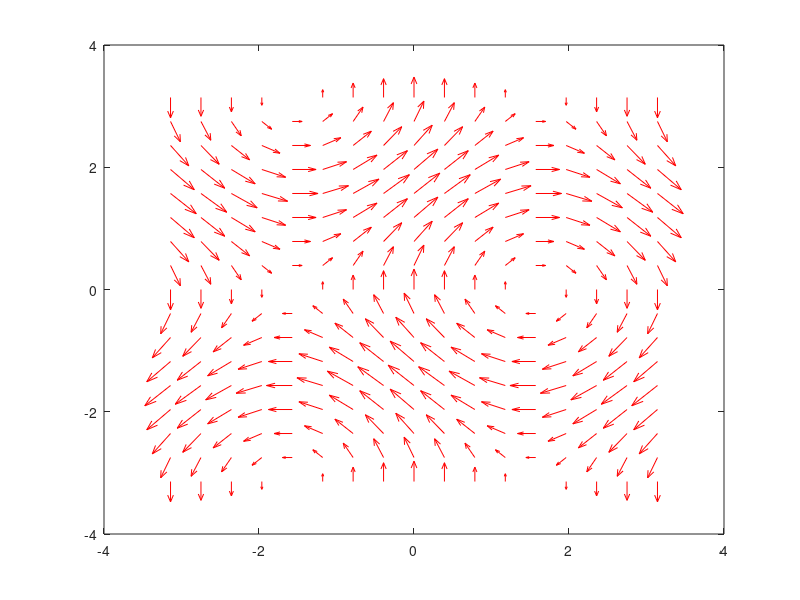

Write the MATLAB code that produced this figure.
% % Sample data for kinetic energy (KE) and potential energy (PE)
% t = linspace(0, 10, 100); % time vector
% KE = 100 + 50*sin(t);     % kinetic energy
% PE = 500 + 50*cos(t);     % potential energy
% 
% % Shift KE data up by an offset to bring it close to PE
% offset = 400; % Offset value to align the ranges visually
% KE_shifted = KE + offset;
% 
% % Plot both curves on the same axes
% figure;
% plot(t, KE_shifted, 'b', 'LineWidth', 1.5); hold on;
% plot(t, PE, 'r', 'LineWidth', 1.5);
% 
% % Customize y-axis to indicate the offset
% yticks([500, 600, 500 + offset, 600 + offset]); % Custom y-ticks for KE and PE ranges
% yticklabels({'500', '600', '100', '200'}); % Set labels to reflect original values
% 
% % Add labels and title
% xlabel('Time (s)');
% ylabel('Energy');
% title('Kinetic and Potential Energy vs Time with Adjusted Y-axis');
% 
% % Optional: Add break lines on y-axis to show the "kink" or break
% line([0, 0.5], [500, 500 + offset], 'Color', 'k', 'LineStyle', '--'); % Left break line
% line([10, 9.5], [600, 600 + offset], 'Color', 'k', 'LineStyle', '--'); % Right break line
% 
% legend('Kinetic Energy (shifted)', 'Potential Energy');

% 
% x = linspace(-1, 1, 100);
% y = linspace(0, 3, 100);
% 
% % Preallocate the cell array
% coordinates = cell(length(y), length(x));
% 
% % Store the coordinate pairs
% for i = 1:length(x)
%     for j = 1:length(y)
%         coordinates{j, i} = [x(i), y(j)];
%     end
% end
% 
% check = coordinates

% % Define start points
% X = [0, 1, 2, 3];
% Y = [0, 1, 0, 1];
% 
% % Define end points (arbitrary)
% X_end = [1, 2, 3, 4];
% Y_end = [0.5, 1.5, 0.5, 1.2];
% 
% % Calculate displacements (U, V)
% U = X_end - X; % Difference in x-coordinates
% V = Y_end - Y; % Difference in y-coordinates
% 
% % Quiver plot
% quiver(X, Y, U, V, 'Color', 'black', 'AutoScale', 'off', 'LineWidth', 1.35);
% 
% % Add axis labels for clarity
% xlabel('X');
% ylabel('Y');
% axis equal; % Optional: Ensures equal scaling for both axes


[X,Y] = meshgrid(-pi:pi/8:pi,-pi:pi/8:pi);
U = sin(Y);
V = cos(X);
quiver(X,Y,U,V,'r')